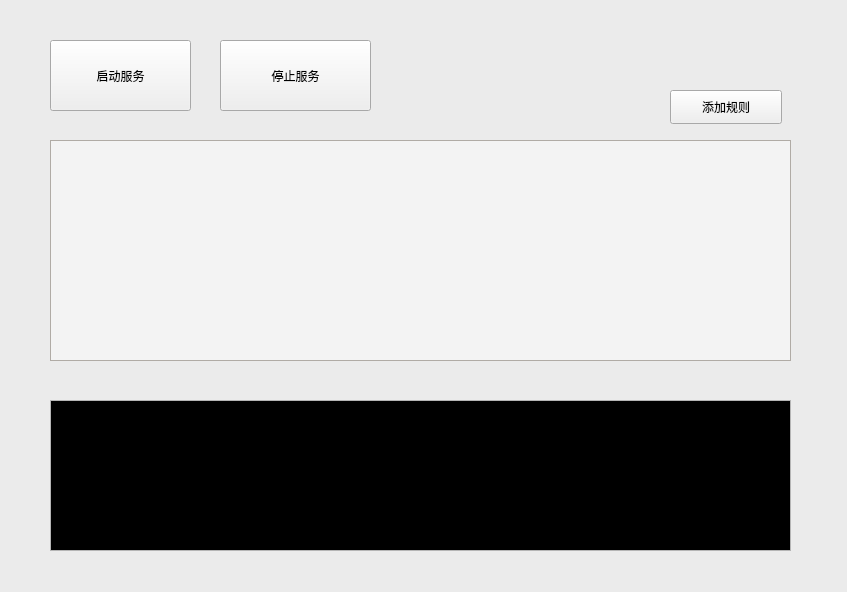
<?xml version="1.0" encoding="UTF-8"?>
<ui version="4.0">
 <class>Widget</class>
 <widget class="QWidget" name="Widget">
  <property name="geometry">
   <rect>
    <x>0</x>
    <y>0</y>
    <width>847</width>
    <height>592</height>
   </rect>
  </property>
  <property name="palette">
   <palette>
    <active>
     <colorrole role="Base">
      <brush brushstyle="SolidPattern">
       <color alpha="255">
        <red>165</red>
        <green>165</green>
        <blue>165</blue>
       </color>
      </brush>
     </colorrole>
     <colorrole role="Window">
      <brush brushstyle="SolidPattern">
       <color alpha="255">
        <red>235</red>
        <green>235</green>
        <blue>235</blue>
       </color>
      </brush>
     </colorrole>
    </active>
    <inactive>
     <colorrole role="Base">
      <brush brushstyle="SolidPattern">
       <color alpha="255">
        <red>165</red>
        <green>165</green>
        <blue>165</blue>
       </color>
      </brush>
     </colorrole>
     <colorrole role="Window">
      <brush brushstyle="SolidPattern">
       <color alpha="255">
        <red>235</red>
        <green>235</green>
        <blue>235</blue>
       </color>
      </brush>
     </colorrole>
    </inactive>
    <disabled>
     <colorrole role="Base">
      <brush brushstyle="SolidPattern">
       <color alpha="255">
        <red>235</red>
        <green>235</green>
        <blue>235</blue>
       </color>
      </brush>
     </colorrole>
     <colorrole role="Window">
      <brush brushstyle="SolidPattern">
       <color alpha="255">
        <red>235</red>
        <green>235</green>
        <blue>235</blue>
       </color>
      </brush>
     </colorrole>
    </disabled>
   </palette>
  </property>
  <property name="font">
   <font>
    <weight>50</weight>
    <bold>false</bold>
    <kerning>true</kerning>
   </font>
  </property>
  <property name="windowTitle">
   <string>Widget</string>
  </property>
  <widget class="QPushButton" name="pushButton">
   <property name="geometry">
    <rect>
     <x>50</x>
     <y>40</y>
     <width>141</width>
     <height>71</height>
    </rect>
   </property>
   <property name="text">
    <string>启动服务</string>
   </property>
  </widget>
  <widget class="QPushButton" name="pushButton_2">
   <property name="geometry">
    <rect>
     <x>220</x>
     <y>40</y>
     <width>151</width>
     <height>71</height>
    </rect>
   </property>
   <property name="text">
    <string>停止服务</string>
   </property>
  </widget>
  <widget class="QTableView" name="tableView">
   <property name="geometry">
    <rect>
     <x>50</x>
     <y>140</y>
     <width>741</width>
     <height>221</height>
    </rect>
   </property>
   <property name="palette">
    <palette>
     <active>
      <colorrole role="Light">
       <brush brushstyle="SolidPattern">
        <color alpha="255">
         <red>255</red>
         <green>0</green>
         <blue>81</blue>
        </color>
       </brush>
      </colorrole>
      <colorrole role="Base">
       <brush brushstyle="SolidPattern">
        <color alpha="255">
         <red>243</red>
         <green>243</green>
         <blue>243</blue>
        </color>
       </brush>
      </colorrole>
      <colorrole role="Window">
       <brush brushstyle="SolidPattern">
        <color alpha="255">
         <red>228</red>
         <green>222</green>
         <blue>214</blue>
        </color>
       </brush>
      </colorrole>
      <colorrole role="Highlight">
       <brush brushstyle="SolidPattern">
        <color alpha="255">
         <red>209</red>
         <green>215</green>
         <blue>177</blue>
        </color>
       </brush>
      </colorrole>
      <colorrole role="AlternateBase">
       <brush brushstyle="SolidPattern">
        <color alpha="255">
         <red>41</red>
         <green>0</green>
         <blue>246</blue>
        </color>
       </brush>
      </colorrole>
     </active>
     <inactive>
      <colorrole role="Light">
       <brush brushstyle="SolidPattern">
        <color alpha="255">
         <red>255</red>
         <green>0</green>
         <blue>81</blue>
        </color>
       </brush>
      </colorrole>
      <colorrole role="Base">
       <brush brushstyle="SolidPattern">
        <color alpha="255">
         <red>243</red>
         <green>243</green>
         <blue>243</blue>
        </color>
       </brush>
      </colorrole>
      <colorrole role="Window">
       <brush brushstyle="SolidPattern">
        <color alpha="255">
         <red>228</red>
         <green>222</green>
         <blue>214</blue>
        </color>
       </brush>
      </colorrole>
      <colorrole role="Highlight">
       <brush brushstyle="SolidPattern">
        <color alpha="255">
         <red>209</red>
         <green>215</green>
         <blue>177</blue>
        </color>
       </brush>
      </colorrole>
      <colorrole role="AlternateBase">
       <brush brushstyle="SolidPattern">
        <color alpha="255">
         <red>41</red>
         <green>0</green>
         <blue>246</blue>
        </color>
       </brush>
      </colorrole>
     </inactive>
     <disabled>
      <colorrole role="Light">
       <brush brushstyle="SolidPattern">
        <color alpha="255">
         <red>255</red>
         <green>0</green>
         <blue>81</blue>
        </color>
       </brush>
      </colorrole>
      <colorrole role="Base">
       <brush brushstyle="SolidPattern">
        <color alpha="255">
         <red>228</red>
         <green>222</green>
         <blue>214</blue>
        </color>
       </brush>
      </colorrole>
      <colorrole role="Window">
       <brush brushstyle="SolidPattern">
        <color alpha="255">
         <red>228</red>
         <green>222</green>
         <blue>214</blue>
        </color>
       </brush>
      </colorrole>
      <colorrole role="Highlight">
       <brush brushstyle="SolidPattern">
        <color alpha="255">
         <red>0</red>
         <green>120</green>
         <blue>215</blue>
        </color>
       </brush>
      </colorrole>
      <colorrole role="AlternateBase">
       <brush brushstyle="SolidPattern">
        <color alpha="255">
         <red>41</red>
         <green>0</green>
         <blue>246</blue>
        </color>
       </brush>
      </colorrole>
     </disabled>
    </palette>
   </property>
   <property name="font">
    <font>
     <pointsize>8</pointsize>
     <weight>50</weight>
     <bold>false</bold>
     <kerning>true</kerning>
    </font>
   </property>
   <property name="gridStyle">
    <enum>Qt::DashDotDotLine</enum>
   </property>
   <property name="sortingEnabled">
    <bool>true</bool>
   </property>
  </widget>
  <widget class="QPushButton" name="pushButton_3">
   <property name="geometry">
    <rect>
     <x>670</x>
     <y>90</y>
     <width>112</width>
     <height>34</height>
    </rect>
   </property>
   <property name="text">
    <string>添加规则</string>
   </property>
  </widget>
  <widget class="QTextEdit" name="textEdit">
   <property name="geometry">
    <rect>
     <x>50</x>
     <y>400</y>
     <width>741</width>
     <height>151</height>
    </rect>
   </property>
   <property name="palette">
    <palette>
     <active>
      <colorrole role="WindowText">
       <brush brushstyle="SolidPattern">
        <color alpha="255">
         <red>255</red>
         <green>245</green>
         <blue>92</blue>
        </color>
       </brush>
      </colorrole>
      <colorrole role="Base">
       <brush brushstyle="SolidPattern">
        <color alpha="255">
         <red>0</red>
         <green>0</green>
         <blue>0</blue>
        </color>
       </brush>
      </colorrole>
     </active>
     <inactive>
      <colorrole role="WindowText">
       <brush brushstyle="SolidPattern">
        <color alpha="255">
         <red>255</red>
         <green>245</green>
         <blue>92</blue>
        </color>
       </brush>
      </colorrole>
      <colorrole role="Base">
       <brush brushstyle="SolidPattern">
        <color alpha="255">
         <red>0</red>
         <green>0</green>
         <blue>0</blue>
        </color>
       </brush>
      </colorrole>
     </inactive>
     <disabled>
      <colorrole role="WindowText">
       <brush brushstyle="SolidPattern">
        <color alpha="255">
         <red>120</red>
         <green>120</green>
         <blue>120</blue>
        </color>
       </brush>
      </colorrole>
      <colorrole role="Base">
       <brush brushstyle="SolidPattern">
        <color alpha="255">
         <red>240</red>
         <green>240</green>
         <blue>240</blue>
        </color>
       </brush>
      </colorrole>
     </disabled>
    </palette>
   </property>
   <property name="font">
    <font>
     <pointsize>9</pointsize>
     <weight>50</weight>
     <bold>false</bold>
     <kerning>true</kerning>
    </font>
   </property>
   <property name="styleSheet">
    <string notr="true"/>
   </property>
   <property name="html">
    <string>&lt;!DOCTYPE HTML PUBLIC &quot;-//W3C//DTD HTML 4.0//EN&quot; &quot;http://www.w3.org/TR/REC-html40/strict.dtd&quot;&gt;
&lt;html&gt;&lt;head&gt;&lt;meta name=&quot;qrichtext&quot; content=&quot;1&quot; /&gt;&lt;style type=&quot;text/css&quot;&gt;
p, li { white-space: pre-wrap; }
&lt;/style&gt;&lt;/head&gt;&lt;body style=&quot; font-family:'SimSun'; font-size:9pt; font-weight:400; font-style:normal;&quot;&gt;
&lt;p style=&quot;-qt-paragraph-type:empty; margin-top:12px; margin-bottom:12px; margin-left:0px; margin-right:0px; -qt-block-indent:0; text-indent:0px; font-size:8pt;&quot;&gt;&lt;br /&gt;&lt;/p&gt;&lt;/body&gt;&lt;/html&gt;</string>
   </property>
  </widget>
 </widget>
 <layoutdefault spacing="6" margin="11"/>
 <resources/>
 <connections/>
</ui>
